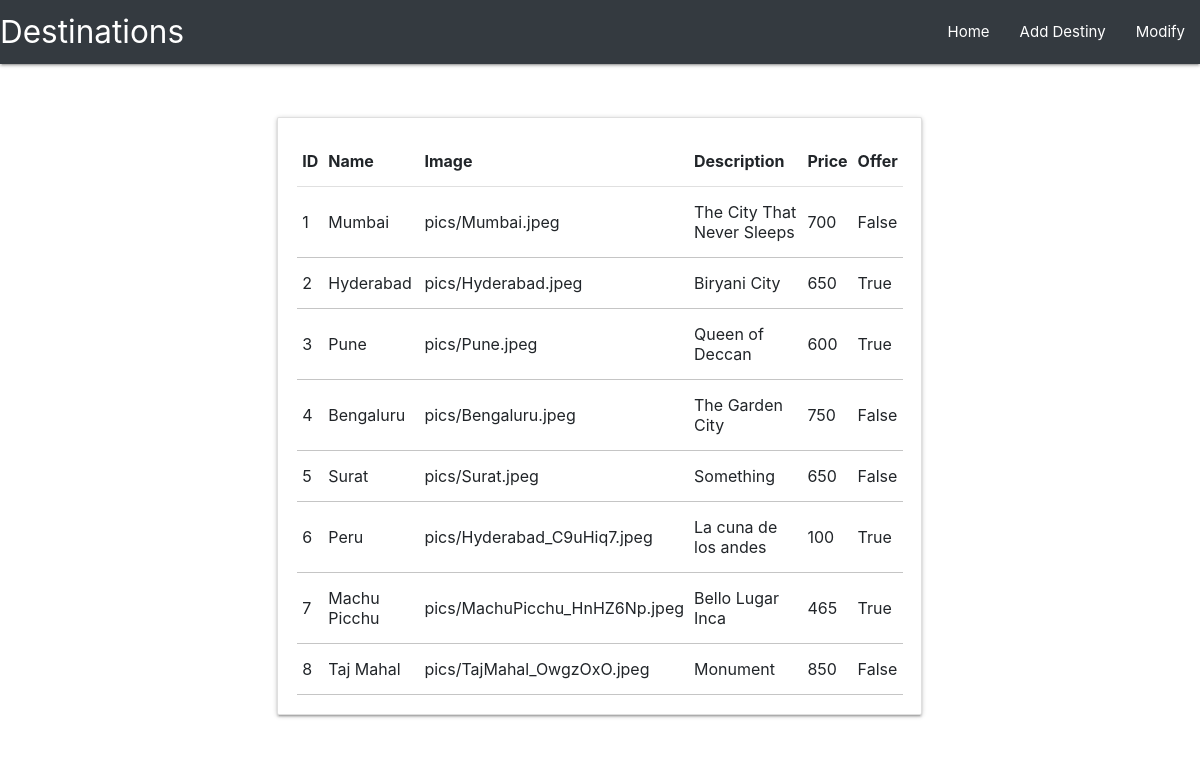
Before: /destinationListView with the older database file.
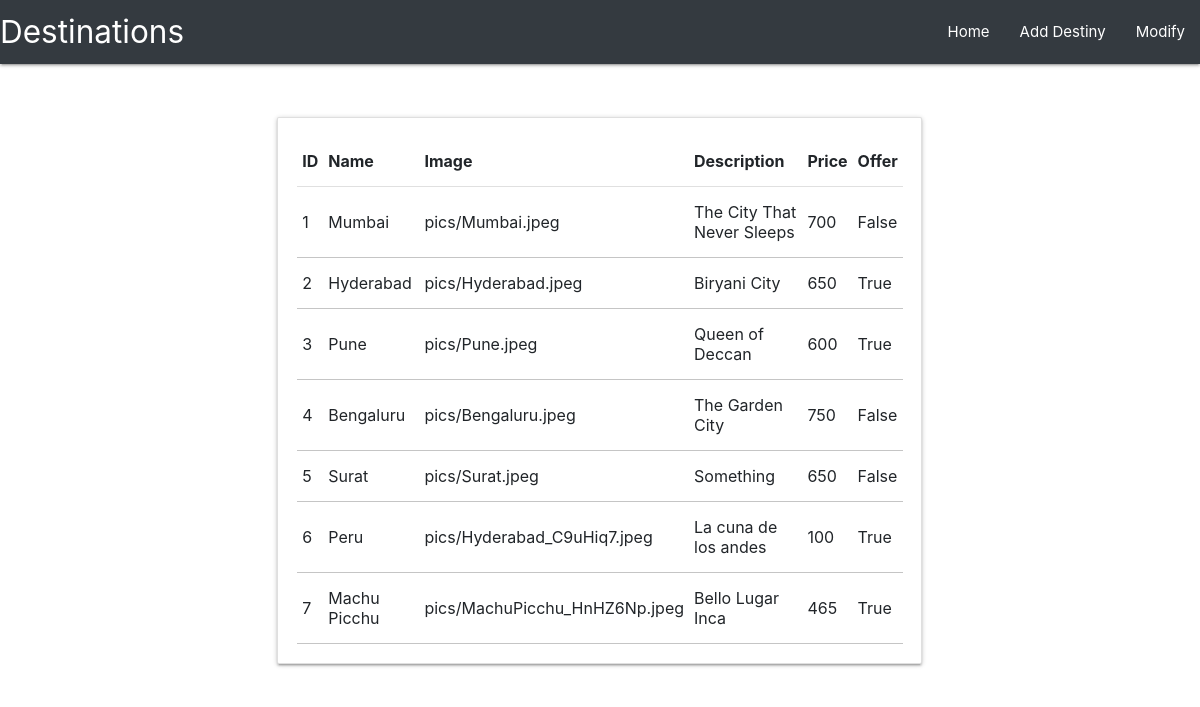
After: the same page with the newer database file.
### travello/models.py (models this page shows)
class Destination (models.Model):
    name = models.CharField(max_length=100)
    img = models.ImageField(upload_to = 'pics')
    desc = models.TextField()
    price = models.IntegerField()
    offer = models.BooleanField(default=False)

### travello/views.py (the view)
# urls.py: path('destinationListView', views.destinationListView, name='destinationListView'),
def destinationListView(request):
    queryset = Destination.objects.all()
    context = {
        'objectList': queryset,
    }
    return render(request, 'destinationsList.html', context)

### templates/destinationsList.html (shortened to what this page needs)
<link rel="stylesheet" href="https://stackpath.bootstrapcdn.com/bootstrap/4.5.0/css/bootstrap.min.css">
<!DOCTYPE html>
<html lang="en">
    <head>
        <link rel="stylesheet" type="text/css" href="https://cdnjs.cloudflare.com/ajax/libs/materialize/1.0.0/css/materialize.min.css">
    </head>
    <body style="background-image: url('https://cdn.pixabay.com/photo/2016/08/29/02/15/eiffel-tower-1627329_960_720.jpg');">
        <nav>
            <div class="nav-wrapper navbar-dark bg-dark">
                <a class="brand-logo">Destinations</a>
                <ul id="nav-mobile" class="right hide-on-med-and-down">
                    <li><a href='.'>Home</a></li>
                    <li><a href="destinationCreateView">Add Destiny</a></li>
                    <li><a href="destinationModify">Modify</a></li>
                </ul>
            </div>
        </nav>
        <div class="container">
            <div id="App" class="row pt-5">
                <div class="col-1"></div>
                <div class="col-10">
                    <div class="card">
                        <div class="card-body">
                            {% block content %}
                            <table class="highlight">
                                <thead>
                                    <tr>
                                        <th>ID</th>
                                        <th>Name</th>
                                        <th>Image</th>
                                        <th>Description</th>
                                        <th>Price</th>
                                        <th>Offer</th>
                                    </tr>
                                </thead>
                                <tbody>
                                    {% for instance in objectList %}
                                    <tr>
                                        <td>{{ instance.id }}</td>
                                        <td>{{ instance.name }}</td>
                                        <td>{{ instance.img }}</td>
                                        <td>{{ instance.desc }}</td>
                                        <td>{{ instance.price }}</td>
                                        <td>{{ instance.offer }}</td>
                                      </tr>
                                    <tr>
                                    {% endfor %}
                                </tbody>
                            </table>
                            {% endblock %}
                        </div>
                    </div>
                </div>
            </div>
        </div>
    </body>
</html>

Changed rows visible on the page:
removed Destination: id "8", name "Taj Mahal", img "pics/TajMahal_OwgzOxO.jpeg", desc "Monument", price "850", offer "False"
